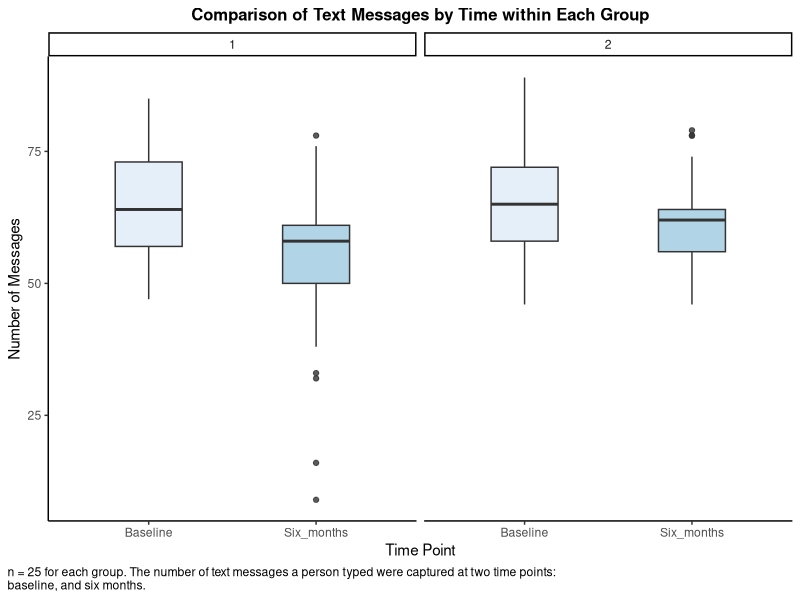
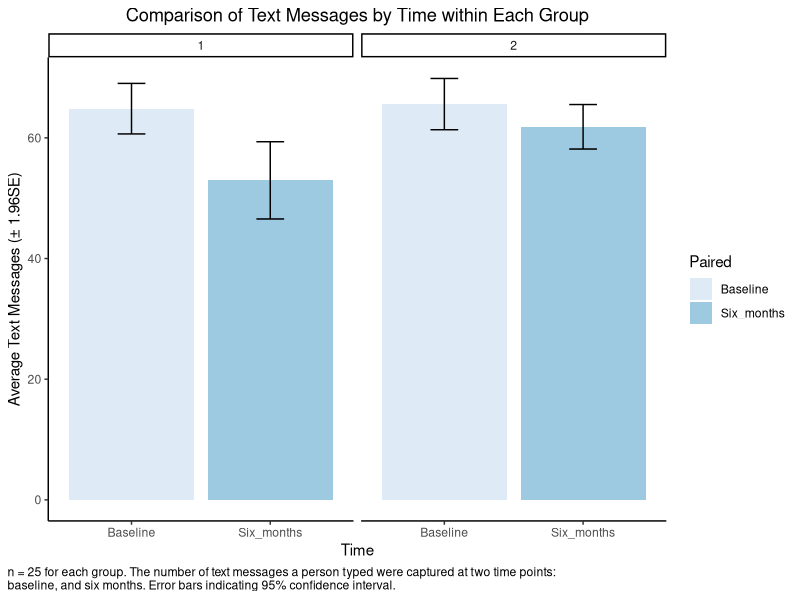

R code for these plots, in order:
# Setting the working directory
# Commented out because we each have different working directories
# setwd("~/Personal/Brown/BHDS2010/Assignment 3/Assignment3")

# Import libraries used in this analysis
library(tidyverse) # To use ggplot, filter, mutate, etc. tidyverse functions

# Read in the data from the csv
text_msg <- read.csv("TextMessages.csv")

# Visually examine the structure of the data
head(text_msg)
# The Group column shows the two groups of participants. The Baseline and Six_months columns contain the number of text messages measured at two separate time points. Lastly, the participant column contains the subject number.

# For visualization, we will create a long version of the text_msg dataset, 
text_msg_long <- text_msg %>% 
  pivot_longer(
    cols = c("Baseline", "Six_months"),
    names_to = "Timepoint",
    values_to = "n_Msg"
  )

# Print out the fist few rows of text_msg_long to verify the pivot is corrected processed
head(text_msg_long)

# Summary statistics: We compute the summary statistics of the data, including mean, median, count, standard deviation, standard error, minimum, and maximum.
summary_stats <- text_msg_long %>%
  group_by(Group, Timepoint) %>%
  summarise(
    n = n(),
    mean = mean(n_Msg, na.rm = TRUE),
    median = median(n_Msg, na.rm = TRUE),
    sd = sd(n_Msg, na.rm = TRUE),
    se = sd / sqrt(n),
    min = min(n_Msg, na.rm = TRUE),
    max = max(n_Msg, na.rm = TRUE)
  )

# Next we print out the results
print(summary_stats)

# There are 25 data points in each group at each timepoint.
# Group 1 and Group 2 showed similar means and medians around 65, with standard deviation of 10.7-10.8. The minimum values of both groups are 46-47, and maximum are 85 and 89, respectively. Overall, the two groups display similar summary statistics at the Baseline timepoint. At the Six Months timepoint, the statistics are quite different. Group 1 has a mean of 53 and median of 58, while Group 2 has a mean of 61.8 and median of 62. 
# For Group 1,  the standard deviation increased to 16.3, while for Group 2, the standard deviation slightly decreased to 9.41. Group 1 sees more extreme values on the downside, with a minimum of 9 text messages. Both groups saw maximum number of text messages near 80.

# Visualization 1: We first create box plots of text messages stratified by Group and Time
vis_1_caption = "n = 25 for each group. The number of text messages a person typed were captured at two time points: baseline, and six months."   # Caption for chart to explain the data
text_msg_long %>% ggplot (aes(x = Timepoint, y = n_Msg, fill = Timepoint)) +      # Start a blank canvas, clarify the data on two axes
  geom_boxplot(width = 0.4, alpha = 0.8) +                                        # Box plot, set width and color opacity
  facet_grid(. ~ Group, switch = "y") +                                           # Define faceted chart
  scale_fill_brewer("Paired") +                                                   # Choose color palette
  labs(x = "Time Point", y = "Number of Messages",                                # Add axis labels, title, and caption
       title = "Comparison of Text Messages by Time within Each Group",
       caption = str_wrap(vis_1_caption, width = 100)) +
  theme_classic() +                                                               # Choose theme
  theme(legend.position = "none",                                                 # Set title and caption location
        plot.title = element_text(face = "bold", size = 12, hjust = 0.5),
        plot.caption.position = "plot",
        plot.caption = element_text(hjust = 0))

# The box plot shows that the number of text messages sent decreased from the Baseline observation to that six months later. The decrease appears more significant in Group 1 than Group 2, which we will show later in the summary statistics section.
# The number of text messages six months later for Group 1 contains a fair amount of outliers on the downside, with the minimum being 9 messages.

# Visualization 2: We then create bar charts of text messages stratified by Group and Time
vis_2_caption = "n = 25 for each group. The number of text messages a person typed were captured at two time points: baseline, and six months. Error bars indicating 95% confidence interval."   # Caption for chart to explain the data
ggplot(summary_stats, aes(x = Timepoint, y = mean, fill = Timepoint)) +           # Start a blank canvas, clarify the data on two axes
  geom_bar(stat = "identity", position = "dodge") +                               # Define a bar chart, where the height of the bars equal the means
  geom_errorbar(aes(ymin = mean - 1.96*se, ymax = mean + 1.96*se),                # Define error bars to be +-1.96 standard error, i.e. 95% CI
                width = 0.2, position = position_dodge(width = 0.9)) +                    
  facet_wrap(~ Group) +                                                           # Define faceted chart
  scale_fill_brewer("Paired") +  
  labs(                                                                           # Add axis labels, title, and caption
    title = "Comparison of Text Messages by Time within Each Group",
    x = "Time",
    y = "Average Text Messages (± 1.96SE)",
    fill = "Time Period",
    caption = str_wrap(vis_2_caption, width = 100)
  ) +
  theme_classic() +
  theme(                                                                          # Set title and caption location
    plot.title = element_text(hjust = 0.5),
    legend.position = "right",
    plot.caption.position = "plot",
    plot.caption = element_text(hjust = 0)
  )

# Group 1 showed a significant decrease in the average number of text messages sent, dropping from approximately 65 at Baseline to about 53 at the six-month mark. The error bars (which represent 95% CI) do not overlap, suggesting this change is statistically significant.
# Group 2 showed only a slight decrease in average text messages, from approximately 66 at Baseline to 62 at six months. The error bars for these two time points overlap, suggesting this small drop is likely not statistically significant.


# In summary, while both groups started with a similar average, Group 1 experienced a much larger and more statistically significant reduction in text messages after six months compared to Group 2.